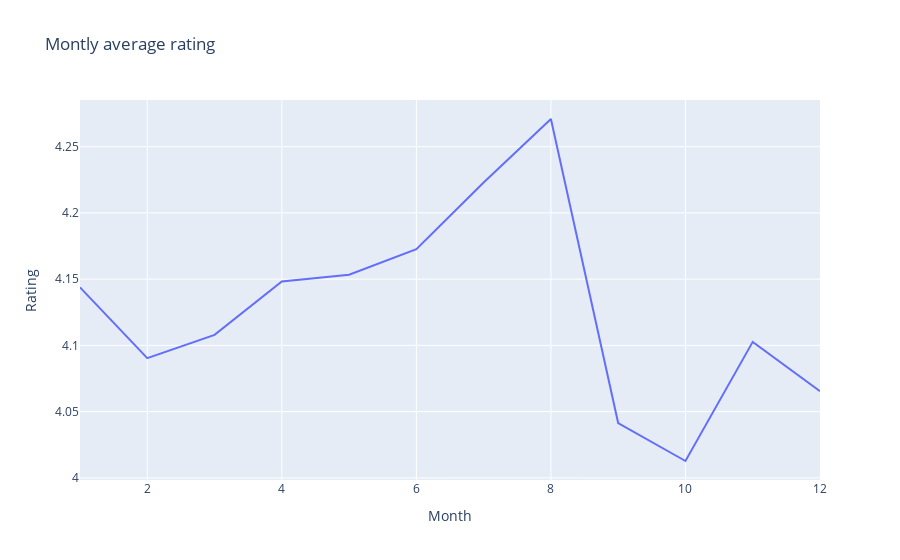

Here is the notebook cell this chart was saved with:
### Code cell
#Prepare the plot

fig = px.line(res, x="Month",y="Rating",title="Montly average rating")
fig.show()

### Figure 1 — Plotly figure (JSON) as saved in the notebook; plotly's stock layout.template omitted (floating-point values rounded to 4 significant figures)
{"data": [{"hovertemplate": "Month=%{x}<br>Rating=%{y}<extra></extra>", "legendgroup": "", "line": {"color": "#636efa", "dash": "solid"}, "marker": {"symbol": "circle"}, "mode": "lines", "name": "", "orientation": "v", "showlegend": false, "type": "scatter", "x": [1, 2, 3, 4, 5, 6, 7, 8, 9, 10, 11, 12], "xaxis": "x", "y": [4.144, 4.09, 4.108, 4.148, 4.153, 4.173, 4.223, 4.271, 4.041, 4.013, 4.103, 4.065], "yaxis": "y"}], "layout": {"legend": {"tracegroupgap": 0}, "title": {"text": "Montly average rating"}, "xaxis": {"anchor": "y", "domain": [0, 1], "title": {"text": "Month"}}, "yaxis": {"anchor": "x", "domain": [0, 1], "title": {"text": "Rating"}}}}
